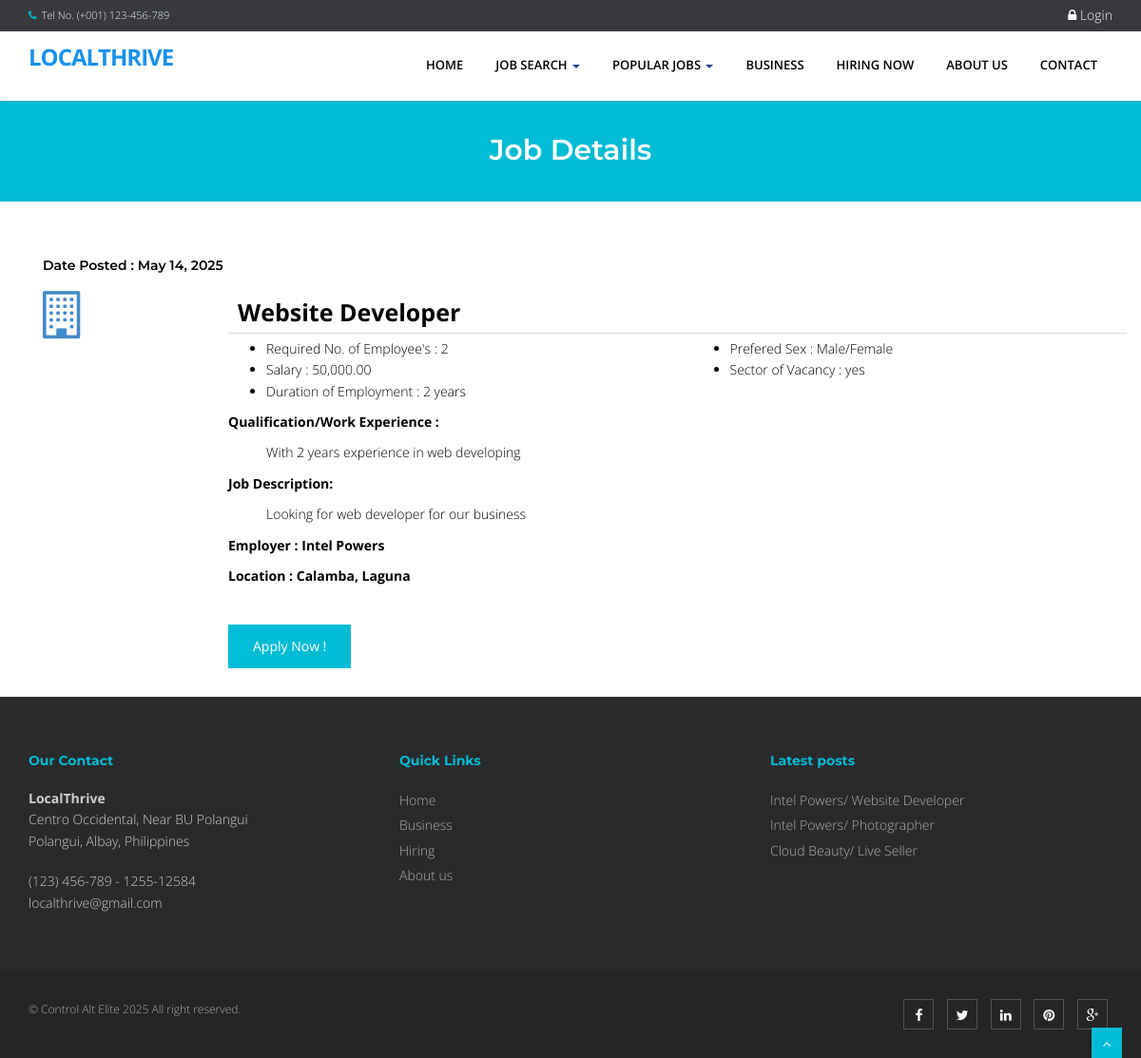
The app's page /index.php?q=viewjob&search=6 with its own data.
### tables this page shows
CREATE TABLE `tbljob` (
  `JOBID` int(11) NOT NULL,
  `COMPANYID` int(11) NOT NULL,
  `CATEGORY` varchar(250) NOT NULL,
  `OCCUPATIONTITLE` varchar(90) NOT NULL,
  `REQ_NO_EMPLOYEES` int(11) NOT NULL,
  `SALARIES` double NOT NULL,
  `DURATION_EMPLOYEMENT` varchar(90) NOT NULL,
  `QUALIFICATION_WORKEXPERIENCE` text NOT NULL,
  `JOBDESCRIPTION` text NOT NULL,
  `PREFEREDSEX` varchar(30) NOT NULL,
  `SECTOR_VACANCY` text NOT NULL,
  `JOBSTATUS` varchar(90) NOT NULL,
  `DATEPOSTED` datetime NOT NULL
);

CREATE TABLE `tblcompany` (
  `COMPANYID` int(11) NOT NULL,
  `COMPANYNAME` varchar(90) NOT NULL,
  `COMPANYADDRESS` varchar(90) NOT NULL,
  `COMPANYCONTACTNO` varchar(30) NOT NULL,
  `COMPANYSTATUS` varchar(90) NOT NULL,
  `COMPANYMISSION` text NOT NULL
);

### index.php (called while the page is built, shortened)
<?php
require_once("include/initialize.php");
$view = (isset($_GET['q']) && $_GET['q'] != '') ? $_GET['q'] : '';
switch ($view) {
	case 'viewjob' :
        $title="Job Details";
		break;
}
require_once("theme/templates.php");
?>

### include/database.php (called while the page is built, shortened)
<?php
class Database {
	var $sql_string = '';
	private $conn;
	public function open_connection() {
		$this->conn = mysqli_connect(server,user,pass);
		if(!$this->conn){
			echo "Problem in database connection! Contact administrator!";
			exit();
		}else{
			$db_select = mysqli_select_db($this->conn,database_name);
		}
	}
	function setQuery($sql='') {
		$this->sql_string=$sql;
	}
	function executeQuery() {
		$result = mysqli_query($this->conn,$this->sql_string);
		return $result;
	}
	private function confirm_query($result) {
		return $result;
	}
	function loadResultList( $key='' ) {
		$cur = $this->executeQuery();
		$array = array();
		while ($row = mysqli_fetch_object($cur)) {
			if ($key) {
				$array[$row->$key] = $row;
			} else {
				$array[] = $row;
			}
		}
		return $array;
	}
}
$mydb = new Database();
?>

### theme/templates.php (the view, shortened to what this page needs)
 <!DOCTYPE html>
<html lang="en">
<head>
<link href="<?php echo web_root; ?>plugins/home-plugins/css/bootstrap.min.css" rel="stylesheet" />
<link href="<?php echo web_root; ?>plugins/home-plugins/css/fancybox/jquery.fancybox.css" rel="stylesheet">
<link href="<?php echo web_root; ?>plugins/home-plugins/css/flexslider.css" rel="stylesheet" />
<link href="<?php echo web_root; ?>plugins/home-plugins/css/style.css" rel="stylesheet" />
<link rel="stylesheet" href="<?php echo web_root;?>plugins/font-awesome/css/font-awesome.min.css">
<link rel="stylesheet" href="<?php echo web_root;?>plugins/dataTables/jquery.dataTables.min.css">
<link rel="stylesheet" href="<?php echo web_root;?>plugins/dataTables/jquery.dataTables_themeroller.css">
<link href="<?php echo web_root; ?>plugins/datepicker/bootstrap-datetimepicker.min.css" rel="stylesheet" media="screen">
<link href="<?php echo web_root; ?>plugins/datepicker/datepicker3.css" rel="stylesheet" media="screen">
</head>
<body>
<div id="wrapper" class="home-page">
  <header>
        <div class="topbar navbar-fixed-top">
          <div class="container">
            <div class="row">
              <div class="col-md-12">
                <p class="pull-left hidden-xs"><i class="fa fa-phone"></i>Tel No. (+001) 123-456-789</p>
                <?php if (isset($_SESSION['APPLICANTID'])) {
                    $sql = "SELECT count(*) as 'COUNTNOTIF' FROM `tbljob` ORDER BY `DATEPOSTED` DESC";
                    $mydb->setQuery($sql);
                    $showNotif = $mydb->loadSingleResult();
                    $notif =isset($showNotif->COUNTNOTIF) ? $showNotif->COUNTNOTIF : 0;
                    $applicant = new Applicants();
                    $appl  = $applicant->single_applicant($_SESSION['APPLICANTID']);
                    $sql ="SELECT count(*) as 'COUNT' FROM `tbljobregistration` WHERE `PENDINGAPPLICATION`=0 AND `HVIEW`=0 AND `APPLICANTID`='{$appl->APPLICANTID}'";
                    $mydb->setQuery($sql);
                    $showMsg = $mydb->loadSingleResult();
                    $msg =isset($showMsg->COUNT) ? $showMsg->COUNT : 0;
                    echo ' <p class="pull-right login"><a title="View Notification(s)" href="'.web_root.'applicant/index.php?view=notification"> <i class="fa fa-bell-o"></i> <span class="label label-success">'.$notif.'</span></a> | <a title="View Message(s)" href="'.web_root.'applicant/index.php?view=message"> <i class="fa fa-envelope-o"></i> <span class="label label-success">'.$msg.'</span></a> | <a title="View Profile" href="'.web_root.'applicant/"> <i class="fa fa-user"></i> Hello, '. $appl->FNAME. ' '.$appl->LNAME .' </a> | <a href="'.web_root.'logout.php">  <i class="fa fa-sign-out"> </i>Logout</a> </p>';
                    }else{ ?>
                      <p   class="pull-right login"><a data-target="#myModal" data-toggle="modal" href=""> <i class="fa fa-lock"></i> Login </a></p>
                <?php } ?>
              </div>
            </div>
          </div>
        </div>
        <div style="min-height: 30px;"></div>
        <div class="navbar navbar-default navbar-static-top" >
            <div class="container">
                <div class="navbar-header">
                    <a class="navbar-brand" href="<?php echo web_root; ?>index.php">Localthrive</a>
                </div>
                <div class="navbar-collapse collapse ">
                    <ul class="nav navbar-nav">
                        <li class="<?php echo !isset($_GET['q'])? 'active' :''?>"><a href="<?php echo web_root; ?>index.php">Home</a></li>
                        <li class="dropdown">
                          <a href="#" data-toggle="dropdown" class="dropdown-toggle">Job Search <b class="caret"></b></a>
                       </li>
                      <li class="dropdown <?php  if(isset($_GET['q'])) { if($_GET['q']=='category'){ echo 'active'; }else{ echo ''; }}  ?>">
                          <a href="#" data-toggle="dropdown" class="dropdown-toggle">Popular Jobs <b class="caret"></b></a>
                            <?php
                            $sql = "SELECT * FROM `tblcategory` LIMIT 10";
                            $mydb->setQuery($sql);
                            ?>
                       </li>
                        <li class="<?php  if(isset($_GET['q'])) { if($_GET['q']=='company'){ echo 'active'; }else{ echo ''; }}  ?>"><a href="<?php echo web_root; ?>index.php?q=company">Business</a></li>
                        <li class="<?php  if(isset($_GET['q'])) { if($_GET['q']=='hiring'){ echo 'active'; }else{ echo ''; }} ?>"><a href="<?php echo web_root; ?>index.php?q=hiring">Hiring Now</a></li>
                        <li class="<?php  if(isset($_GET['q'])) { if($_GET['q']=='About'){ echo 'active'; }else{ echo ''; }}  ?>"><a href="<?php echo web_root; ?>index.php?q=About">About Us</a></li>
                       <li class="<?php  if(isset($_GET['q'])) { if($_GET['q']=='Contact'){ echo 'active'; }else{ echo ''; }}  ?>"><a href="<?php echo web_root; ?>index.php?q=Contact">Contact</a></li>
                    </ul>
                </div>
            </div>
        </div>
  </header>
      <?php
      if (isset($_GET['q'])) {
        echo '<section id="inner-headline">
            <div class="container">
                <div class="row">
                    <div class="col-lg-12">
                        <h2 class="pageTitle">'.$title.'</h2>
                    </div>
                </div>
            </div>
            </section>';
      }
       require_once $content;
        ?>
  <footer>
  <div class="container">
    <div class="row">
      <div class="col-md-4 col-sm-4">
        <div class="widget">
          <h5 class="widgetheading">Our Contact</h5>
          <address>
          <strong>LocalThrive</strong><br>
          Centro Occidental, Near BU Polangui<br>
           Polangui, Albay, Philippines</address>
          <p>
            <i class="icon-phone"></i> (123) 456-789 - 1255-12584 <br>
            <i class="icon-envelope-alt"></i> localthrive@gmail.com
          </p>
        </div>
      </div>
      <div class="col-md-4 col-sm-4">
        <div class="widget">
          <h5 class="widgetheading">Quick Links</h5>
          <ul class="link-list">
            <li><a href="<?php echo web_root; ?>index.php">Home</a></li>
            <li><a href="<?php echo web_root; ?>index.php?q=company">Business</a></li>
            <li><a href="<?php echo web_root; ?>index.php?q=hiring">Hiring</a></li>
            <li><a href="<?php echo web_root; ?>index.php?q=About">About us</a></li>
          </ul>
        </div>
      </div>
      <div class="col-md-4 col-sm-4">
        <div class="widget">
          <h5 class="widgetheading">Latest posts</h5>
          <ul class="link-list">
            <?php
                  $sql = "SELECT * FROM `tblcompany` c,`tbljob` j WHERE c.`COMPANYID`=j.`COMPANYID`   ORDER BY DATEPOSTED DESC LIMIT 3" ;
                  $mydb->setQuery($sql);
                  $cur = $mydb->loadResultList();
                  foreach ($cur as $result) {
                    echo ' <li><a href="'.web_root.'index.php?q=viewjob&search='.$result->JOBID.'">'.$result->COMPANYNAME . '/ '. $result->OCCUPATIONTITLE .'</a></li>';
                  }
              ?>
          </ul>
        </div>
      </div>
    </div>
  </div>
  <div id="sub-footer">
    <div class="container">
      <div class="row">
        <div class="col-lg-6">
          <div class="copyright">
            <p>
              <span>&copy; Control Alt Elite 2025 All right reserved.
            </p>
          </div>
        </div>
        <div class="col-lg-6">
          <ul class="social-network">
            <li><a href="#" data-placement="top" title="Facebook"><i class="fa fa-facebook"></i></a></li>
            <li><a href="#" data-placement="top" title="Twitter"><i class="fa fa-twitter"></i></a></li>
            <li><a href="#" data-placement="top" title="Linkedin"><i class="fa fa-linkedin"></i></a></li>
            <li><a href="#" data-placement="top" title="Pinterest"><i class="fa fa-pinterest"></i></a></li>
            <li><a href="#" data-placement="top" title="Google plus"><i class="fa fa-google-plus"></i></a></li>
          </ul>
        </div>
      </div>
    </div>
  </div>
  </footer>
</div>
<a href="#" class="scrollup"><i class="fa fa-angle-up active"></i></a>
</body>
</html>

### viewjob.php
    <section id="content">
        <div class="container content">
 <?php
 if (isset($_GET['search'])) {
    $jobid = $_GET['search'];
 }else{
     $jobid = '';
 }
    $sql = "SELECT * FROM `tblcompany` c,`tbljob` j WHERE c.`COMPANYID`=j.`COMPANYID` AND JOBID LIKE '%" . $jobid ."%' ORDER BY DATEPOSTED DESC" ;
    $mydb->setQuery($sql);
    $cur = $mydb->loadResultList();
    foreach ($cur as $result) {
  ?>
           <div class="container">
             <div class="mg-available-rooms">
                    <h5 class="mg-sec-left-title">Date Posted :  <?php echo date_format(date_create($result->DATEPOSTED),'M d, Y'); ?></h5>
                        <div class="mg-avl-rooms">
                            <div class="mg-avl-room">
                                <div class="row">
                                    <div class="col-sm-2">
                                        <a href="#"><span class="fa fa-building-o" style="font-size: 50px"></span></a>
                                    </div>
                                    <div class="col-sm-10">
                                        <div style="border-bottom: 1px solid #ddd;padding: 10px;font-size: 25px;font-weight: bold;color: #000;margin-bottom: 5px;"><?php echo $result->OCCUPATIONTITLE ;?>
                                        </div>
                                        <div class="row contentbody">
                                            <div class="col-sm-6">
                                                <ul>
                                                    <li><i class="fp-ht-bed"></i>Required No. of Employee's : <?php echo $result->REQ_NO_EMPLOYEES; ?></li>
                                                    <li><i class="fp-ht-food"></i>Salary : <?php echo number_format($result->SALARIES,2);  ?></li>
                                                    <li><i class="fa fa-sun-"></i>Duration of Employment : <?php echo $result->DURATION_EMPLOYEMENT; ?></li>
                                                </ul>
                                            </div>
                                            <div class="col-sm-6">
                                                <ul>
                                                    <li><i class="fp-ht-tv"></i>Prefered Sex : <?php echo $result->PREFEREDSEX; ?></li>
                                                    <li><i class="fp-ht-computer"></i>Sector of Vacancy : <?php echo $result->SECTOR_VACANCY; ?></li>
                                                </ul>
                                            </div>
                                            <div class="col-sm-12">
                                                <p>Qualification/Work Experience :</p>
                                                 <ul style="list-style: none;">
                                                    <li><?php echo $result->QUALIFICATION_WORKEXPERIENCE ;?></li>
                                                </ul>
                                            </div>
                                            <div class="col-sm-12">
                                                <p>Job Description:</p>
                                                <ul style="list-style: none;">
                                                     <li><?php echo $result->JOBDESCRIPTION ;?></li>
                                                </ul>
                                             </div>
                                            <div class="col-sm-12">
                                                <p>Employer :  <?php echo  $result->COMPANYNAME; ?></p>
                                                <p>Location :  <?php echo  $result->COMPANYADDRESS; ?></p>
                                            </div>
                                        </div>
                                          <a href="<?php echo web_root; ?>index.php?q=apply&job=<?php echo $result->JOBID;?>&view=personalinfo" class="btn btn-main btn-next-tab">Apply Now !</a>
                                    </div>
                                </div>
                            </div>
                        </div>
                    </div>
            </div>
<?php  } ?>    </div>
    </section>

### theme/templates.php (style rules this page uses)
#content { min-height: 400px; color: #000; }
.contentbody p { font-weight: bold; }
.login a { font-size: 14px; color: #fff; padding:0px; }

### records on screen
tbljob: DATEPOSTED "May 14, 2025", OCCUPATIONTITLE "Website Developer", REQ_NO_EMPLOYEES "2", SALARIES "50,000.00", DURATION_EMPLOYEMENT "2 years", PREFEREDSEX "Male/Female", SECTOR_VACANCY "yes", QUALIFICATION_WORKEXPERIENCE "With 2 years experience in web developing", JOBDESCRIPTION "Looking for web developer for our business", COMPANYID.COMPANYNAME "Intel Powers", COMPANYID.COMPANYADDRESS "Calamba, Laguna"
tbljob: COMPANYID.COMPANYNAME "Intel Powers", OCCUPATIONTITLE "Photographer"
tbljob: COMPANYID.COMPANYNAME "Cloud Beauty", OCCUPATIONTITLE "Live Seller"

### other values on screen
$title "Job Details"
